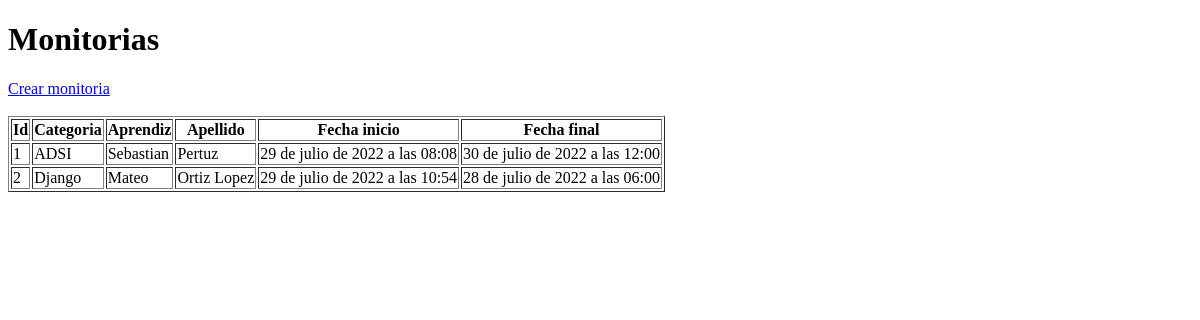
Page /territorio/monitoria/ on the earlier database version.
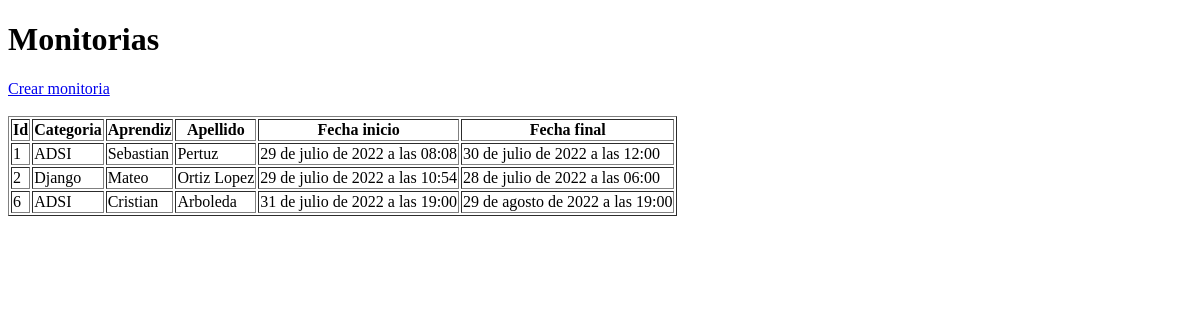
Same page on the later database version.
### territorio/models.py (models this page shows, shortened)
class Monitoria(models.Model):
    cat = models.CharField(max_length=100)
    aprendiz = models.ForeignKey(Aprendiz, on_delete = models.DO_NOTHING)
    fecha_inicio = models.DateTimeField()
    fecha_final = models.DateTimeField()

class Aprendiz(models.Model):
    cedula = models.IntegerField(primary_key=True)
    nombre = models.CharField(max_length=100, blank=True)
    apellido = models.CharField(max_length=100)
    fecha_nacimiento = models.DateField()
    def __str__(self):
        return self.nombre

### territorio/views.py (the view)
# urls.py: path('monitoria/', views.listarMonitorias, name="monitorias"),
def listarMonitorias(request):
    m = Monitoria.objects.all()
    contexto = { 'datos': m}
    return render(request, 'territorio/monitoria/listar_monitoria.html', contexto)

### territorio/templates/territorio/monitoria/listar_monitoria.html (shortened to what this page needs)
<!DOCTYPE html>
<html lang="en">
<head>
</head>
<body>
    <h1>Monitorias</h1>
    <a href="{% url 'territorio:form-monitoria' %}">Crear monitoria</a><br/><br/>
    {% if datos %}
        <table border="1">
            <thead>
                <tr>
                    <th>Id</th>
                    <th>Categoria</th>
                    <th>Aprendiz</th>
                    <th>Apellido</th>
                    <th>Fecha inicio</th>
                    <th>Fecha final</th>
                </tr>
            </thead>
            <tbody>
                {% for i in datos %}
                    <tr>
                        <td>{{i.id}}</td>
                        <td>{{i.cat}}</td>
                        <td>{{i.aprendiz}}</td>
                        <td>{{i.aprendiz.apellido}}</td>
                        <td>{{i.fecha_inicio}}</td>
                        <td>{{i.fecha_final}}</td>
                    </tr>
                {% endfor %}
            </tbody>
        </table>
    {% endif %}
</body>
</html>

Differences in the rows shown:
added Monitoria: id "6", cat "ADSI", aprendiz "Cristian", aprendiz.apellido "Arboleda", fecha_inicio "31 de julio de 2022 a las 19:00", fecha_final "29 de agosto de 2022 a las 19:00"
